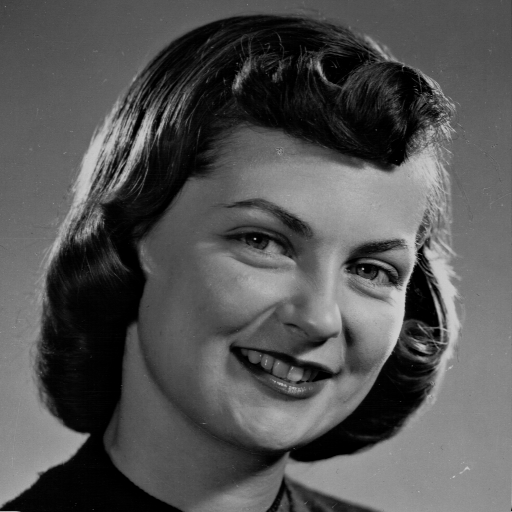
%> input picture date/5.bmp, 512 x 512 px
$ octave Untitled.m   (GNU Octave 9; MATLAB toolbox functions it lacks are replaced by stand-ins)
%> lines starting %> are read from the running program, lines starting %| are printed output that depends on the picture
clc;clear all;close all;clear;

im = imread('date/5.bmp');
%> im is the input picture: size 512x512 uint8; min 0, max 207, mean 83.6
im = double(imresize(im,[256,256]));
%> im: size 256x256 double
cover = double(imread('date/6.bmp'));
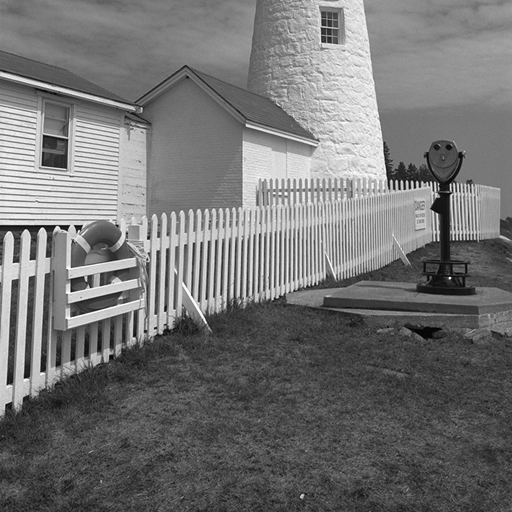
%> input picture date/6.bmp, 512 x 512 px
%> cover: size 512x512 double; min 2, max 255, mean 115.4; mean of the top-left, top-right, bottom-left and bottom-right quarters 138.2, 149.9, 96.2, 77.3
key='8d5ab8ba5340fce4420829ad5d12a0e45dacb0858544163d04c1d02b73e3697d';
dwt_typ='haar';

path_file = 'date\';
fileExt = '*.bmp';  %待读取图像的后缀名
%获取所有路径
plain_files = dir(fullfile(path_file,fileExt));
plain_len1 = size(plain_files,1);
im = imread(strcat(path_file,plain_files(1).name));
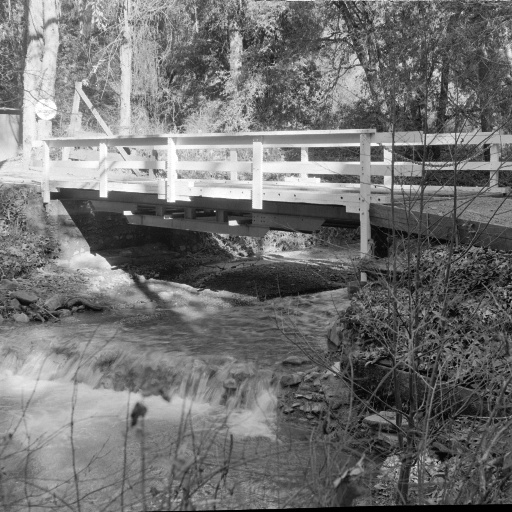
%> input picture date/3.bmp, 512 x 512 px
%> im is the input picture: size 512x512 uint8; min 0, max 255, mean 113.8

figure(1)
imshow(uint8(im))


% [24 lines of commented-out code are left out]
